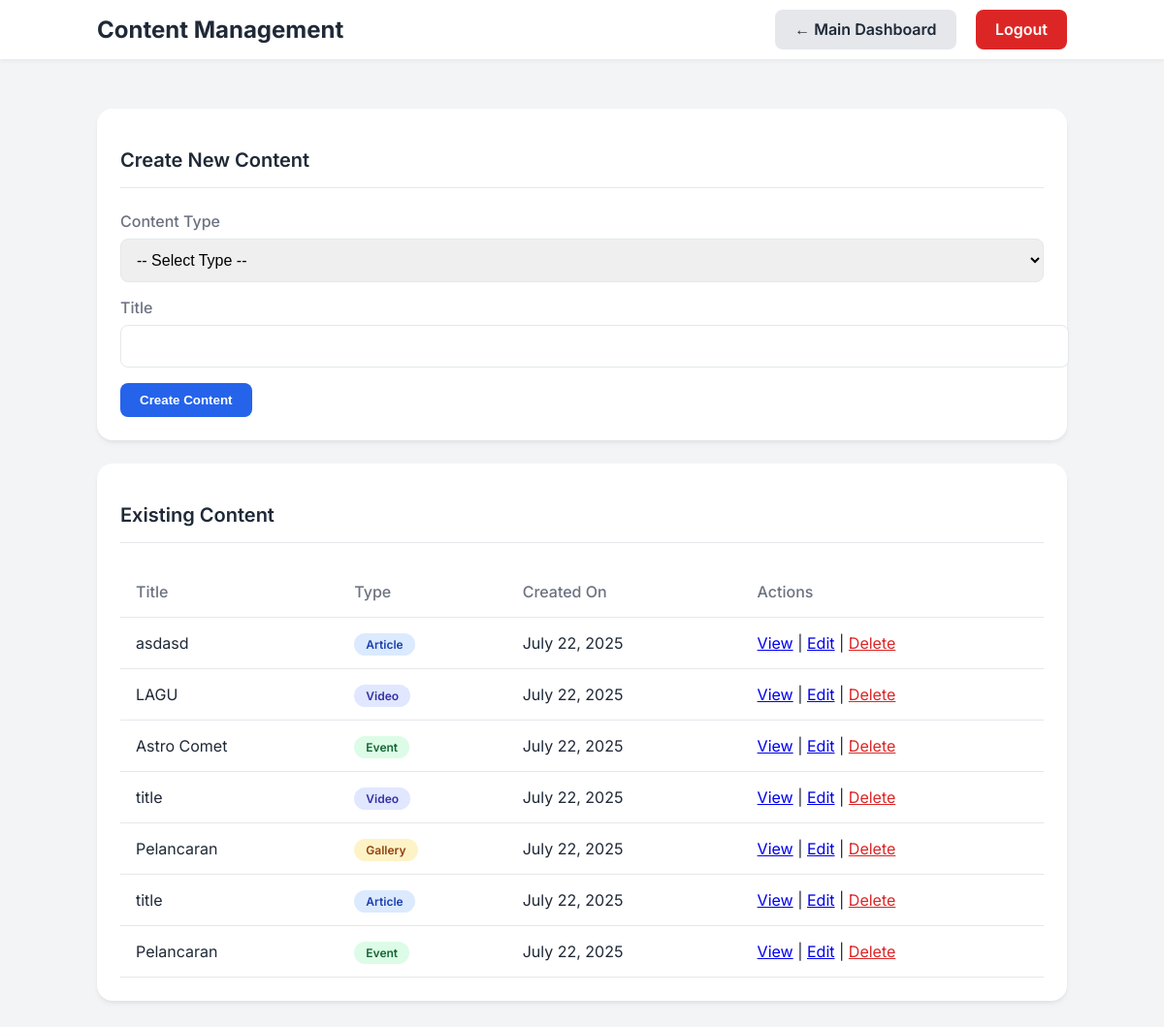
Screenshot of /admin/content_dashboard.php (signed in) with the database file from the repository.
### tables this page shows
CREATE TABLE `content` (
  `id` int(11) NOT NULL,
  `content_type` enum('event','article','gallery','video') NOT NULL,
  `title` varchar(255) NOT NULL,
  `created_at` timestamp NOT NULL DEFAULT current_timestamp()
);

### php/content.php (called while the page is built, shortened)
<?php
class Content
{
    private $conn;
    public function __construct($db)
    {
        $this->conn = $db;
    }
    public function getAll($limit = 9, $offset = 0, $type = null)
    {
        $whereClause = '';
        $query = "
            SELECT
                c.id,
                c.content_type,
                c.title,
                c.created_at,
                a.body as article_body,
                e.event_date,
                e.banner_url,
                (SELECT image_src FROM gallery_images gi WHERE gi.gallery_id = g.id ORDER BY gi.sort_order ASC LIMIT 1) as gallery_thumbnail,
                v.embedded_src,
                (SELECT COUNT(*) FROM likes l WHERE l.content_id = c.id) as like_count,
                (SELECT COUNT(*) FROM comments co WHERE co.content_id = c.id) as comment_count
            FROM
                content c
            LEFT JOIN
                articles a ON c.id = a.content_id AND c.content_type = 'article'
            LEFT JOIN
                events e ON c.id = e.content_id AND c.content_type = 'event'
            LEFT JOIN
                galleries g ON c.id = g.content_id AND c.content_type = 'gallery'
            LEFT JOIN
                videos v ON c.id = v.content_id AND c.content_type = 'video'
            {$whereClause}
            ORDER BY
                c.created_at DESC
            LIMIT :limit OFFSET :offset
        ";
        $stmt = $this->conn->prepare($query);
        $stmt->bindParam(':limit', $limit, PDO::PARAM_INT);
        $stmt->bindParam(':offset', $offset, PDO::PARAM_INT);
        $stmt->execute();
        return $stmt->fetchAll(PDO::FETCH_ASSOC);
    }
}

### admin/content_dashboard.php (the view, shortened to what this page needs)
<?php
require_once '../php/admin_auth_check.php';
require_once '../php/content.php';
$database = new Database();
$db = $database->connect();
$content = new Content($db);
$allContent = $content->getAll();
?>
<!DOCTYPE html>
<html lang="en">
<head>
</head>
<body>
    <header class="header">
        <div class="header-content">
            <h1>Content Management</h1>
            <div>
                <a href="dashboard.php" class="btn btn-secondary" style="margin-right: 1rem;">&larr; Main Dashboard</a>
                <a href="../api/admin_logout.php" class="btn btn-danger">Logout</a>
            </div>
        </div>
    </header>
    <div class="dashboard-wrapper">
        <div class="card">
            <h2 class="card-title">Create New Content</h2>
            <form action="content_dashboard.php" method="POST" enctype="multipart/form-data">
                <div class="form-group">
                    <label for="content_type">Content Type</label>
                    <select name="content_type" id="content_type" class="form-control" required>
                        <option value="">-- Select Type --</option>
                    </select>
                </div>
                <div class="form-group">
                    <label for="title">Title</label>
                    <input type="text" name="title" id="title" class="form-control" required>
                </div>
                <button type="submit" name="create_content" class="btn btn-primary">Create Content</button>
            </form>
        </div>
        <div class="card">
            <h2 class="card-title">Existing Content</h2>
            <table>
                <thead>
                    <tr>
                        <th>Title</th>
                        <th>Type</th>
                        <th>Created On</th>
                        <th>Actions</th>
                    </tr>
                </thead>
                <tbody>
                    <?php if (empty($allContent)): ?>
                        <tr>
                            <td colspan="4" style="text-align: center;">No content found.</td>
                        </tr>
                    <?php else: ?>
                        <?php foreach ($allContent as $item): ?>
                            <tr id="content-row-<?php echo $item['id']; ?>">
                                <td><?php echo htmlspecialchars($item['title']); ?></td>
                                <td>
                                    <span class="badge badge-<?php echo htmlspecialchars($item['content_type']); ?>">
                                        <?php echo htmlspecialchars($item['content_type']); ?>
                                    </span>
                                </td>
                                <td><?php echo date('F j, Y', strtotime($item['created_at'])); ?></td>
                                <td>
                                    <a href="../view.php?id=<?php echo $item['id']; ?>" target="_blank">View</a> |
                                    <a href="edit_content.php?id=<?php echo $item['id']; ?>">Edit</a> |
                                    <a href="#" class="action-link-delete" data-id="<?php echo $item['id']; ?>">Delete</a>
                                </td>
                            </tr>
                        <?php endforeach; ?>
                    <?php endif; ?>
                </tbody>
            </table>
        </div>
    </div>
</body>
</html>

### admin/content_dashboard.php (style rules this page uses)
:root { --bg-color: #f3f4f6; --card-bg-color: #ffffff; --text-color: #1f2937; --subtle-text-color: #6b7280; --border-color: #e5e7eb; --primary-color: #2563eb; --primary-hover-color: #1d4ed8; --danger-color: #dc2626; --danger-hover-color: #b91c1c; --success-color: #16a34a; --error-color: #f87171; --shadow-color: rgba(0, 0, 0, 0.05); --font-family: 'Inter', sans-serif; }
body { font-family: var(--font-family); background-color: var(--bg-color); margin: 0; padding-top: 80px; }
.dashboard-wrapper { max-width: 1000px; margin: auto; padding: 2rem; }
.header { position: fixed; top: 0; left: 0; width: 100%; background-color: var(--card-bg-color); box-shadow: 0 2px 4px var(--shadow-color); z-index: 1000; padding: 1rem 2rem; box-sizing: border-box; }
.header-content { display: flex; justify-content: space-between; align-items: center; max-width: 1000px; margin: auto; }
.header h1 { font-size: 1.5rem; color: var(--text-color); margin: 0; }
.btn { padding: 0.65rem 1.25rem; border-radius: 0.5rem; text-decoration: none; font-weight: 600; transition: background-color 0.3s ease; border: none; cursor: pointer; }
.btn-danger { background-color: var(--danger-color); color: #ffffff; }
.btn-primary { background-color: var(--primary-color); color: #ffffff; }
.btn-secondary { background-color: var(--border-color); color: var(--text-color); }
.card { background-color: var(--card-bg-color); padding: 1.5rem; border-radius: 1rem; box-shadow: 0 4px 6px -1px var(--shadow-color), 0 2px 4px -1px var(--shadow-color); margin-bottom: 1.5rem; }
.card-title { font-size: 1.25rem; font-weight: 600; color: var(--text-color); margin-bottom: 1.5rem; border-bottom: 1px solid var(--border-color); padding-bottom: 1rem; }
.form-group { margin-bottom: 1rem; }
.form-group label { display: block; font-weight: 500; margin-bottom: 0.5rem; color: var(--subtle-text-color); }
.form-control { width: 100%; padding: 0.75rem; border: 1px solid var(--border-color); border-radius: 0.5rem; font-size: 1rem; }
table { width: 100%; border-collapse: collapse; }
th, td { text-align: left; padding: 1rem; border-bottom: 1px solid var(--border-color); }
th { color: var(--subtle-text-color); font-weight: 500; }
td { color: var(--text-color); }
.badge { padding: 0.25rem 0.75rem; border-radius: 999px; font-size: 0.75rem; font-weight: 600; text-transform: capitalize; }
.badge-article { background-color: #dbeafe; color: #1e40af; }
.badge-event { background-color: #dcfce7; color: #166534; }
.badge-gallery { background-color: #fef3c7; color: #92400e; }
.badge-video { background-color: #e0e7ff; color: #3730a3; }
.action-link-delete { color: var(--danger-color); cursor: pointer; }

### rows the page displays
content: title "asdasd", content_type "Article", created_at "July 22, 2025"
content: title "LAGU", content_type "Video", created_at "July 22, 2025"
content: title "Astro Comet", content_type "Event", created_at "July 22, 2025"
content: title "title", content_type "Video", created_at "July 22, 2025"
content: title "Pelancaran", content_type "Gallery", created_at "July 22, 2025"
content: title "title", content_type "Article", created_at "July 22, 2025"
content: title "Pelancaran", content_type "Event", created_at "July 22, 2025"
